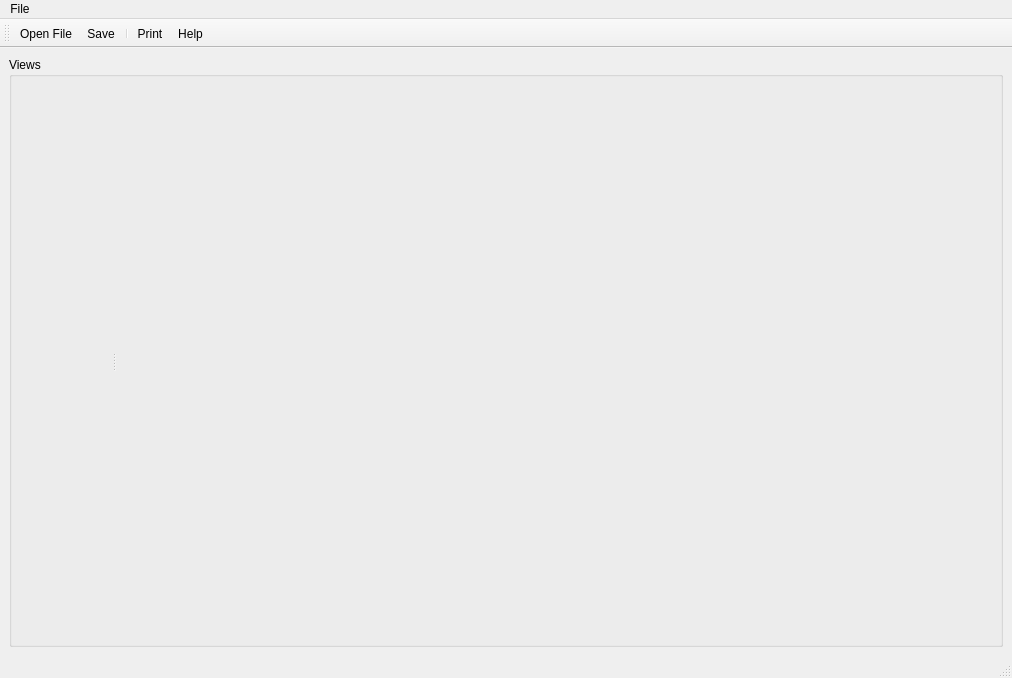
<?xml version="1.0" encoding="UTF-8"?>
<ui version="4.0">
 <class>TriangleIntersection</class>
 <widget class="QMainWindow" name="TriangleIntersection">
  <property name="geometry">
   <rect>
    <x>0</x>
    <y>0</y>
    <width>1012</width>
    <height>678</height>
   </rect>
  </property>
  <property name="windowTitle">
   <string>TriangleIntersection</string>
  </property>
  <property name="windowIcon">
   <iconset resource="Icons/icons.qrc">
    <normaloff>:/Icons/help.png</normaloff>:/Icons/help.png</iconset>
  </property>
  <property name="iconSize">
   <size>
    <width>22</width>
    <height>22</height>
   </size>
  </property>
  <widget class="QWidget" name="centralwidget">
   <property name="maximumSize">
    <size>
     <width>16777215</width>
     <height>16777215</height>
    </size>
   </property>
   <layout class="QGridLayout" name="gridLayout">
    <item row="0" column="0">
     <widget class="QGroupBox" name="groupBoxGraph">
      <property name="sizePolicy">
       <sizepolicy hsizetype="Expanding" vsizetype="Expanding">
        <horstretch>1</horstretch>
        <verstretch>1</verstretch>
       </sizepolicy>
      </property>
      <property name="title">
       <string>Views</string>
      </property>
      <layout class="QVBoxLayout">
       <property name="spacing">
        <number>0</number>
       </property>
       <property name="margin">
        <number>0</number>
       </property>
       <item>
        <widget class="QSplitter" name="splitter">
         <property name="orientation">
          <enum>Qt::Horizontal</enum>
         </property>
         <widget class="QFrame" name="tableFrame">
          <property name="minimumSize">
           <size>
            <width>100</width>
            <height>0</height>
           </size>
          </property>
          <layout class="QVBoxLayout">
           <property name="spacing">
            <number>0</number>
           </property>
           <property name="margin">
            <number>0</number>
           </property>
          </layout>
         </widget>
         <widget class="QVTKOpenGLNativeWidget" name="qvtkWidget" native="true">
          <property name="sizePolicy">
           <sizepolicy hsizetype="Expanding" vsizetype="Expanding">
            <horstretch>1</horstretch>
            <verstretch>1</verstretch>
           </sizepolicy>
          </property>
          <property name="minimumSize">
           <size>
            <width>20</width>
            <height>20</height>
           </size>
          </property>
         </widget>
        </widget>
       </item>
      </layout>
     </widget>
    </item>
   </layout>
  </widget>
  <widget class="QMenuBar" name="menubar">
   <property name="geometry">
    <rect>
     <x>0</x>
     <y>0</y>
     <width>1012</width>
     <height>18</height>
    </rect>
   </property>
   <widget class="QMenu" name="menuFile">
    <property name="title">
     <string>File</string>
    </property>
    <addaction name="actionOpenFile"/>
    <addaction name="actionSave"/>
    <addaction name="separator"/>
    <addaction name="actionPrint"/>
    <addaction name="actionHelp"/>
    <addaction name="actionExit"/>
   </widget>
   <addaction name="menuFile"/>
  </widget>
  <widget class="QStatusBar" name="statusbar"/>
  <widget class="QToolBar" name="toolBar">
   <property name="orientation">
    <enum>Qt::Horizontal</enum>
   </property>
   <property name="iconSize">
    <size>
     <width>22</width>
     <height>22</height>
    </size>
   </property>
   <attribute name="toolBarArea">
    <enum>TopToolBarArea</enum>
   </attribute>
   <attribute name="toolBarBreak">
    <bool>false</bool>
   </attribute>
   <addaction name="actionOpenFile"/>
   <addaction name="actionSave"/>
   <addaction name="separator"/>
   <addaction name="actionPrint"/>
   <addaction name="actionHelp"/>
  </widget>
  <action name="actionOpenFile">
   <property name="enabled">
    <bool>true</bool>
   </property>
   <property name="icon">
    <iconset resource="Icons/icons.qrc">
     <normaloff>:/Icons/fileopen.png</normaloff>:/Icons/fileopen.png</iconset>
   </property>
   <property name="text">
    <string>Open File...</string>
   </property>
  </action>
  <action name="actionExit">
   <property name="text">
    <string>Exit</string>
   </property>
  </action>
  <action name="actionPrint">
   <property name="icon">
    <iconset resource="Icons/icons.qrc">
     <normaloff>:/Icons/print.png</normaloff>:/Icons/print.png</iconset>
   </property>
   <property name="text">
    <string>Print</string>
   </property>
  </action>
  <action name="actionHelp">
   <property name="icon">
    <iconset resource="Icons/icons.qrc">
     <normaloff>:/Icons/help.png</normaloff>:/Icons/help.png</iconset>
   </property>
   <property name="text">
    <string>Help</string>
   </property>
  </action>
  <action name="actionSave">
   <property name="icon">
    <iconset resource="Icons/icons.qrc">
     <normaloff>:/Icons/filesave.png</normaloff>:/Icons/filesave.png</iconset>
   </property>
   <property name="text">
    <string>Save</string>
   </property>
  </action>
 </widget>
 <customwidgets>
  <customwidget>
   <class>QVTKOpenGLNativeWidget</class>
   <extends>QWidget</extends>
   <header>QVTKOpenGLNativeWidget.h</header>
  </customwidget>
 </customwidgets>
 <resources>
  <include location="Icons/icons.qrc"/>
 </resources>
 <connections/>
</ui>
